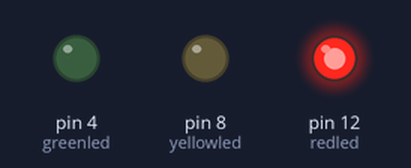
Recording of a sketch running on a simulated Arduino Uno, built with avr-gcc and run on an emulated ATmega328P. Shown: output pins drawn as LEDs (lit = HIGH).

Above: at 0.2 s.
At 1.2 s:
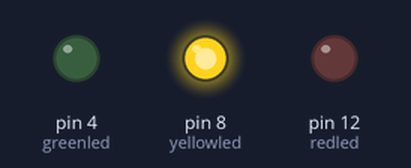
At 2.2 s:
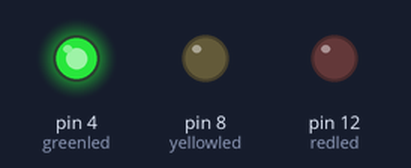
At 5.7 s:
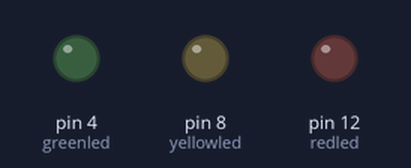
Timing chart, 0 to 6.9 s (numbered marks = the images above):
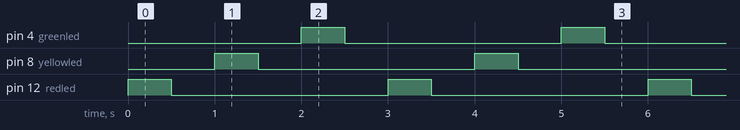

The sketch:

202304282.ino
```cpp
#define redled 12
#define yellowled 8
#define greenled 4

void setup() {
  // put your setup code here, to run once:
  pinMode(redled, OUTPUT);
  pinMode(yellowled, OUTPUT);
  pinMode(greenled, OUTPUT);

}

void loop() {
  // put your main code here, to run repeatedly:
  digitalWrite(redled, HIGH);
  delay(500);
  digitalWrite(redled, LOW);
  delay(500);
  digitalWrite(yellowled, HIGH);
  delay(500);
  digitalWrite(yellowled, LOW);
  delay(500);
  digitalWrite(greenled, HIGH);
  delay(500);
  digitalWrite(greenled, LOW);
  delay(500);

}
```

Measured:
- by itself, pin 4 (greenled), pin 8 (yellowled), pin 12 (redled): alternates HIGH for 0.50 s and LOW for 2.5 s
- by itself, everything shown: repeats every 3.0 s, in 6 steps
